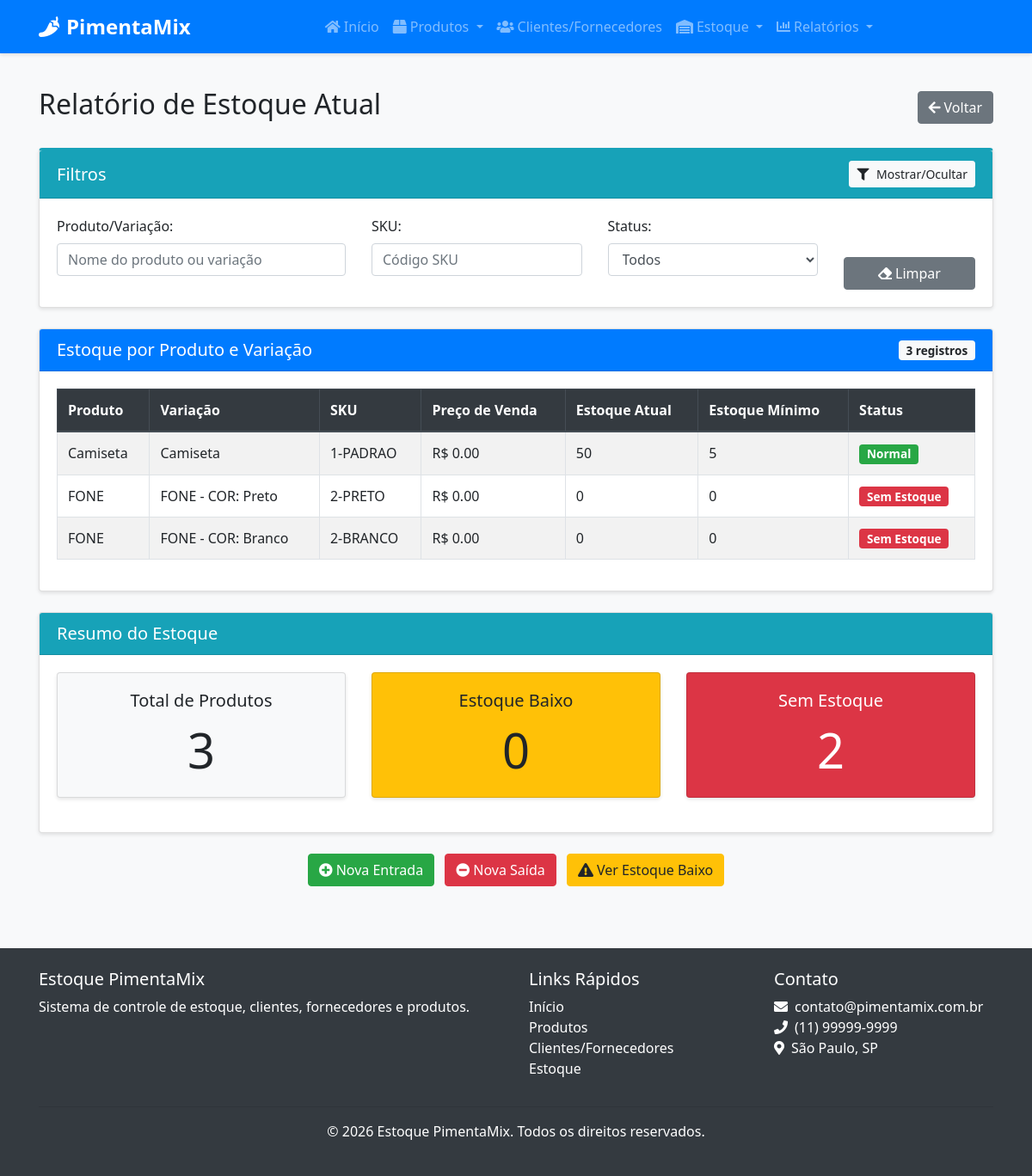
The app's page /relatorios/estoque-atual with its own data.
### src/models/produto.py (models this page shows, shortened)
class Produto(db.Model):
    __tablename__ = 'produto'
    id = db.Column(db.Integer, primary_key=True)
    nome = db.Column(db.String(100), nullable=False)
    descricao = db.Column(db.Text, nullable=True)
    sku_base = db.Column(db.String(50), nullable=True, unique=True)
    isbn = db.Column(db.String(20), nullable=True)
    categoria_id = db.Column(db.Integer, db.ForeignKey('categoria.id'), nullable=False)
    fornecedor_id = db.Column(db.Integer, db.ForeignKey('cliente_fornecedor.id'), nullable=True)
    data_cadastro = db.Column(db.DateTime, default=datetime.utcnow)
    variacoes = db.relationship('ProdutoVariacao', backref='produto', lazy=True, cascade="all, delete-orphan")

class ProdutoVariacao(db.Model):
    __tablename__ = 'produto_variacao'
    id = db.Column(db.Integer, primary_key=True)
    produto_id = db.Column(db.Integer, db.ForeignKey('produto.id'), nullable=False)
    nome = db.Column(db.String(100), nullable=False)
    sku = db.Column(db.String(50), nullable=False, unique=True)
    preco_venda = db.Column(db.Float, nullable=False)
    quantidade_atual = db.Column(db.Integer, default=0)
    estoque_minimo = db.Column(db.Integer, default=5)
    eh_padrao = db.Column(db.Boolean, default=False)  # Novo campo para identificar variação padrão
    atributos_valores = db.relationship('AtributoValor', secondary=produto_variacao_atributo_valor,
                                       backref=db.backref('variacoes', lazy=True))
    entradas = db.relationship('EntradaEstoque', backref='variacao', lazy=True)
    saidas = db.relationship('SaidaEstoque', backref='variacao', lazy=True)
    def estoque_baixo(self):
        return self.quantidade_atual < self.estoque_minimo

### src/routes/relatorio.py (the view)
@relatorio_bp.route('/estoque-atual')
def estoque_atual():
    produtos = Produto.query.all()
    dados = []
    for produto in produtos:
        for variacao in produto.variacoes:
            dados.append({
                'produto': produto,
                'variacao': variacao,
                'estoque_baixo': variacao.estoque_baixo()
            })
    return render_template('relatorio/estoque_atual.html', dados=dados)

### src/templates/relatorio/estoque_atual.html (shortened to what this page needs)
{% extends "base.html" %}
{% block content %}
<div class="container">
    <div class="d-flex justify-content-between align-items-center mb-4">
        <h2>Relatório de Estoque Atual</h2>
        <a href="{{ url_for('relatorio.index') }}" class="btn btn-secondary">
            <i class="fas fa-arrow-left mr-1"></i>Voltar
        </a>
    </div>
    <div class="card filter-card mb-4">
        <div class="card-header bg-info text-white d-flex justify-content-between align-items-center">
            <h5 class="mb-0">Filtros</h5>
            <button class="btn btn-sm btn-light" type="button" data-toggle="collapse" data-target="#collapseFilters" aria-expanded="false" aria-controls="collapseFilters">
                <i class="fas fa-filter"></i> Mostrar/Ocultar
            </button>
        </div>
        <div class="collapse show" id="collapseFilters">
            <div class="card-body">
                <div class="row">
                    <div class="col-md-4">
                        <div class="form-group">
                            <label for="produto-busca">Produto/Variação:</label>
                            <input type="text" class="form-control" id="produto-busca" placeholder="Nome do produto ou variação">
                        </div>
                    </div>
                    <div class="col-md-3">
                        <div class="form-group">
                            <label for="sku-busca">SKU:</label>
                            <input type="text" class="form-control" id="sku-busca" placeholder="Código SKU">
                        </div>
                    </div>
                    <div class="col-md-3">
                        <div class="form-group">
                            <label for="status-filtro">Status:</label>
                            <select class="form-control" id="status-filtro">
                                <option value="todos">Todos</option>
                            </select>
                        </div>
                    </div>
                    <div class="col-md-2 d-flex align-items-end">
                        <button type="button" id="limpar-filtros" class="btn btn-secondary btn-block">
                            <i class="fas fa-eraser mr-1"></i>Limpar
                        </button>
                    </div>
                </div>
            </div>
        </div>
    </div>
    <div class="card">
        <div class="card-header bg-primary text-white d-flex justify-content-between align-items-center">
            <h5 class="mb-0">Estoque por Produto e Variação</h5>
            <span class="badge badge-light" id="contador-registros">{{ dados|length }} registros</span>
        </div>
        <div class="card-body">
            {% if dados %}
                <div class="table-container">
                    <table class="table table-striped table-bordered" id="tabela-estoque">
                        <thead class="thead-dark">
                            <tr>
                                <th>Produto</th>
                                <th>Variação</th>
                                <th>SKU</th>
                                <th>Preço de Venda</th>
                                <th>Estoque Atual</th>
                                <th>Estoque Mínimo</th>
                                <th>Status</th>
                            </tr>
                        </thead>
                        <tbody>
                            {% for item in dados %}
                                <tr data-produto="{{ item.produto.nome }}" data-variacao="{{ item.variacao.nome }}" data-sku="{{ item.variacao.sku }}" data-status="{% if item.estoque_baixo %}baixo{% elif item.variacao.quantidade_atual == 0 %}zero{% else %}normal{% endif %}">
                                    <td>{{ item.produto.nome }}</td>
                                    <td>{{ item.variacao.nome }}</td>
                                    <td>{{ item.variacao.sku }}</td>
                                    <td>R$ {{ "%.2f"|format(item.variacao.preco_venda) }}</td>
                                    <td>{{ item.variacao.quantidade_atual }}</td>
                                    <td>{{ item.variacao.estoque_minimo }}</td>
                                    <td>
                                        {% if item.variacao.quantidade_atual == 0 %}
                                            <span class="badge badge-danger">Sem Estoque</span>
                                        {% elif item.estoque_baixo %}
                                            <span class="badge badge-warning">Estoque Baixo</span>
                                        {% else %}
                                            <span class="badge badge-success">Normal</span>
                                        {% endif %}
                                    </td>
                                </tr>
                            {% endfor %}
                        </tbody>
                    </table>
                </div>
            {% else %}
                <div class="alert alert-info">
                    Nenhum produto cadastrado.
                </div>
            {% endif %}
        </div>
    </div>
    <div class="card mt-4">
        <div class="card-header bg-info text-white">
            <h5 class="mb-0">Resumo do Estoque</h5>
        </div>
        <div class="card-body">
            <div class="row">
                <div class="col-md-4">
                    <div class="card bg-light">
                        <div class="card-body text-center">
                            <h5 class="card-title">Total de Produtos</h5>
                            <p class="card-text display-4">{{ dados|length }}</p>
                        </div>
                    </div>
                </div>
                <div class="col-md-4">
                    <div class="card bg-warning">
                        <div class="card-body text-center">
                            <h5 class="card-title">Estoque Baixo</h5>
                            <p class="card-text display-4">{{ dados|selectattr('estoque_baixo', 'equalto', true)|list|length }}</p>
                        </div>
                    </div>
                </div>
                <div class="col-md-4">
                    <div class="card bg-danger text-white">
                        <div class="card-body text-center">
                            <h5 class="card-title">Sem Estoque</h5>
                            <p class="card-text display-4">{{ dados|selectattr('variacao.quantidade_atual', 'equalto', 0)|list|length }}</p>
                        </div>
                    </div>
                </div>
            </div>
        </div>
    </div>
    <div class="mt-4 text-center">
        <a href="{{ url_for('estoque.nova_entrada') }}" class="btn btn-success mr-2">
            <i class="fas fa-plus-circle mr-1"></i>Nova Entrada
        </a>
        <a href="{{ url_for('estoque.nova_saida') }}" class="btn btn-danger mr-2">
            <i class="fas fa-minus-circle mr-1"></i>Nova Saída
        </a>
        <a href="{{ url_for('relatorio.estoque_baixo') }}" class="btn btn-warning">
            <i class="fas fa-exclamation-triangle mr-1"></i>Ver Estoque Baixo
        </a>
    </div>
</div>
{% endblock %}

### src/static/css/style.css (style rules this page uses)
body { font-family: 'Segoe UI', Tahoma, Geneva, Verdana, sans-serif; background-color: #f8f9fa; }
.card { box-shadow: 0 2px 4px rgba(0, 0, 0, 0.1); transition: all 0.3s ease; margin-bottom: 20px; }
.card-header { font-weight: bold; }
.btn i { margin-right: 5px; }
.table thead th { background-color: #343a40; color: white; border-color: #454d55; }
.table-striped tbody tr:nth-of-type(odd) { background-color: rgba(0, 0, 0, 0.05); }
.badge { font-size: 85%; font-weight: 600; padding: 0.35em 0.65em; }

### src/templates/relatorio/estoque_atual.html (style rules this page uses)
.table-container { max-height: 500px; overflow-y: auto; }
.table-container thead th { position: sticky; top: 0; background-color: #343a40; z-index: 1; }
.filter-card { border-top: 3px solid #17a2b8; }

### records on screen
Produto: produto.nome "Camiseta"
ProdutoVariacao: variacao.nome "Camiseta", variacao.sku "1-PADRAO", variacao.preco_venda "0.00", variacao.quantidade_atual "50", variacao.estoque_minimo "5"
Produto: produto.nome "FONE" "FONE"
ProdutoVariacao: variacao.nome "FONE - COR: Preto", variacao.sku "2-PRETO", variacao.preco_venda "0.00", variacao.quantidade_atual "0", variacao.estoque_minimo "0"
ProdutoVariacao: variacao.nome "FONE - COR: Branco", variacao.sku "2-BRANCO", variacao.preco_venda "0.00", variacao.quantidade_atual "0", variacao.estoque_minimo "0"

### other values on screen
{{ dados|length }} "3"
{{ dados|selectattr('estoque_baixo', 'equalto', true)|list|length }} "0"
